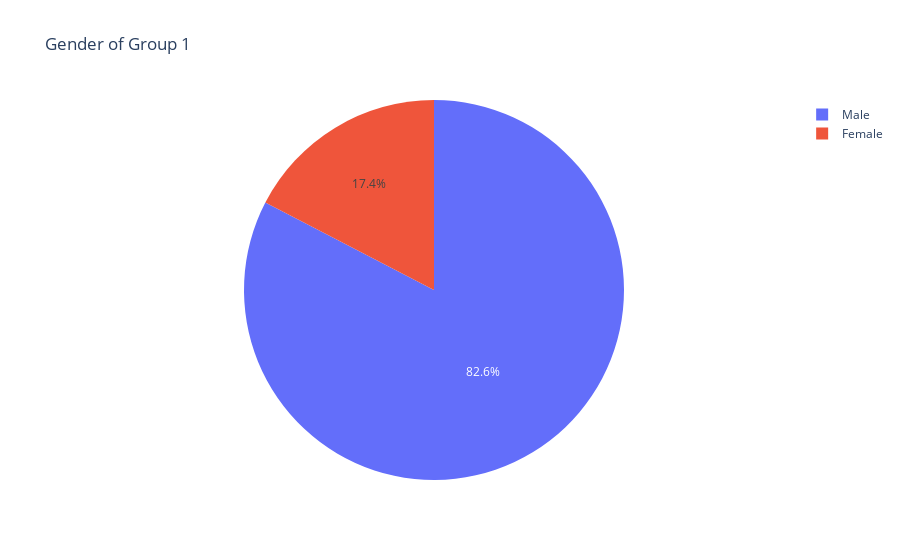

The cell this chart's notebook holds for it:
### Code cell
px.pie(final_df[final_df['group'] == 1].groupby('male').count().reset_index(), names='male', values='profile',
        title='Gender of Group 1')

### Figure 1 — Plotly figure (JSON) as saved in the notebook; plotly's stock layout.template omitted (floating-point values rounded to 4 significant figures)
{"data": [{"domain": {"x": [0, 1], "y": [0, 1]}, "hovertemplate": "male=%{label}<br>profile=%{value}<extra></extra>", "labels": ["Female", "Male"], "legendgroup": "", "name": "", "showlegend": true, "type": "pie", "values": [1441, 6848]}], "layout": {"legend": {"tracegroupgap": 0}, "title": {"text": "Gender of Group 1"}}}
